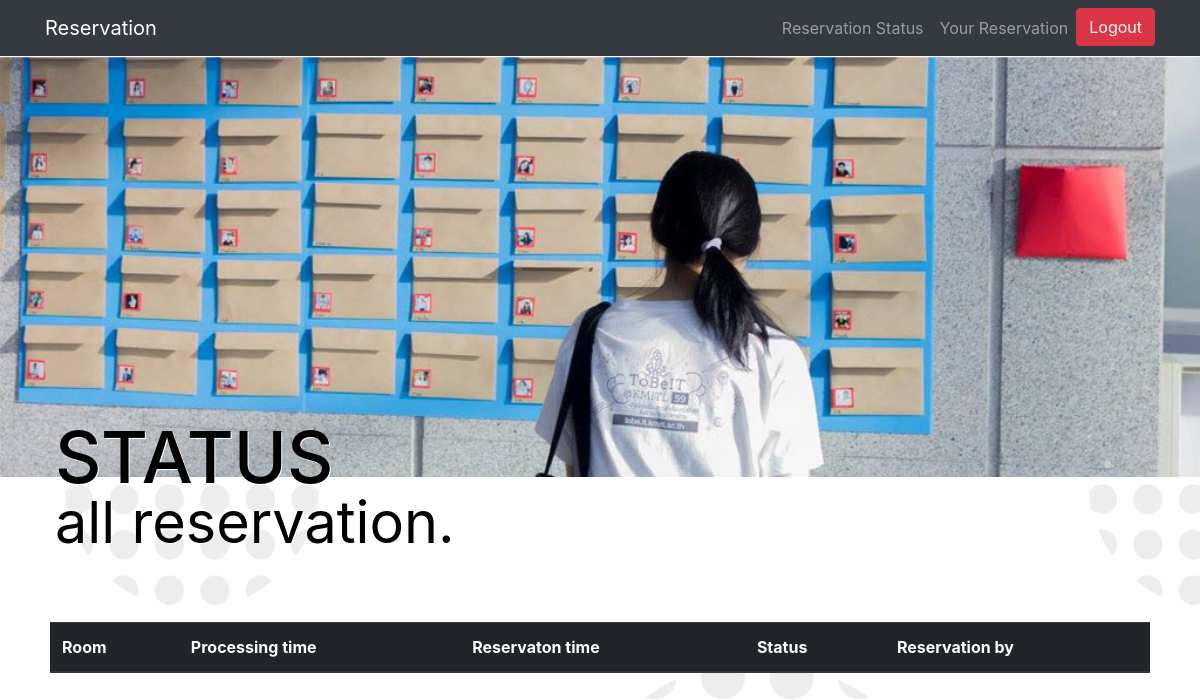
The app's page /reservation_table (signed in), older data.
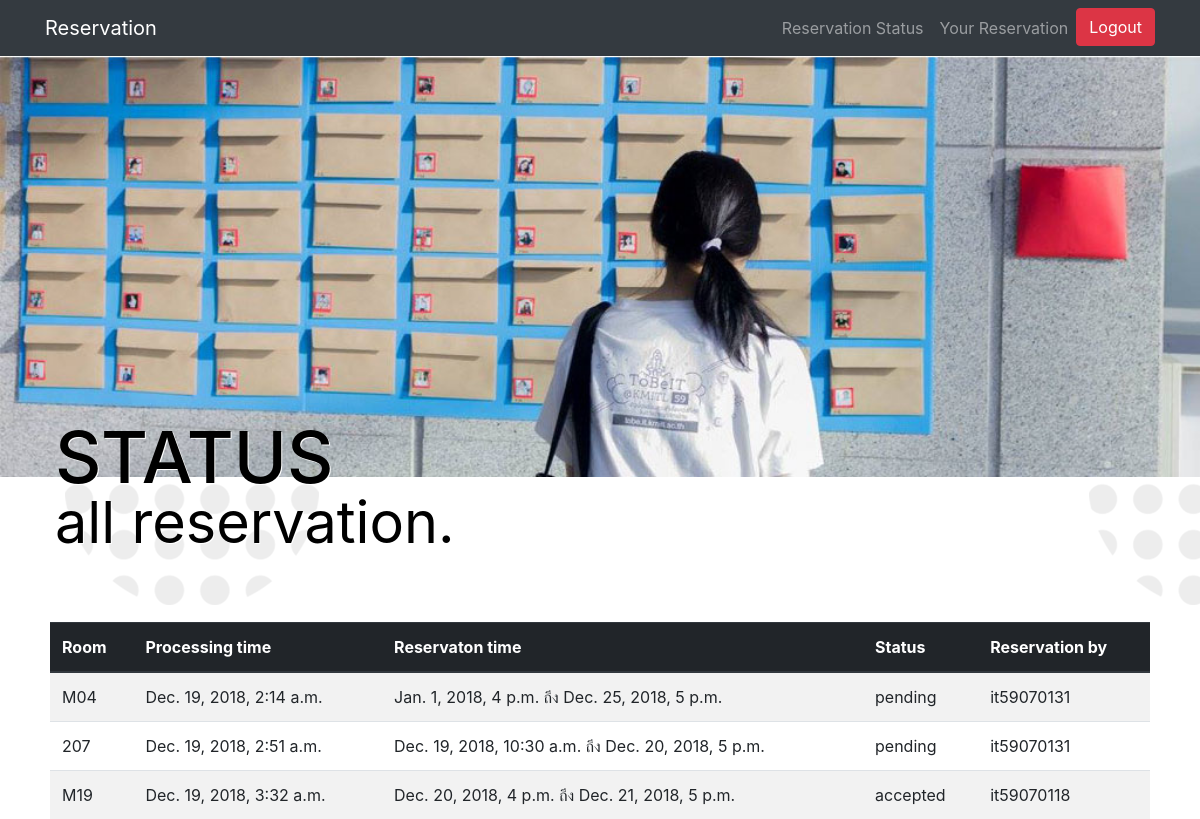
The same page, newer data.
### blog/models.py (models this page shows, shortened)
class reservation(models.Model):
    student = models.ForeignKey(Employee, related_name = "student" , on_delete=models.CASCADE ,blank = True,null=True)
    teacher = models.ForeignKey(Employee, related_name = "teacher" , on_delete=models.CASCADE ,blank = True,null=True)
    reason_of_teacher = models.CharField(max_length = 300, default = "")
    teacher_approve_date = models.DateTimeField(default="1111-01-01 01:11")
    staff = models.ForeignKey(Employee, related_name = "staff" , on_delete=models.CASCADE ,blank = True,null=True)
    reason_of_staff = models.CharField(max_length = 300, default = "")
    staff_approve_date = models.DateTimeField(default="1111-01-01 01:11")
    room = models.ForeignKey(room , related_name = "room" , on_delete=models.CASCADE)
    status_list = (("pending" , "pending"), ("accepted" , "accepted"),  ("denied" , "denied") )
    reason_of_reserve = models.CharField(max_length = 300 , default = "reason" , blank = True)
    status = models.CharField(max_length = 20 , default = 'pending', choices=status_list)
    teacher_result = models.CharField(max_length = 20 , default = 'pending', choices=status_list)
    staff_result = models.CharField(max_length = 20 , default = 'pending', choices=status_list)
    day_of_reserve = models.DateTimeField(default=timezone.now)
    duration_begin =  models.DateTimeField(default=timezone.now)
    duration_end =  models.DateTimeField(default=timezone.now)
    objects = BookManager()

class room(models.Model):
    roomname = models.CharField(max_length=100 , default = 'roomname')
    isavaliable = (('available','available') , ('unavailable','unavailable') , ('pending' , 'pending'), ('reserved', 'reserved'))
    status = models.CharField(max_length = 15 , default = 'available', choices=isavaliable)
    width = models.IntegerField(default = 0)
    height = models.IntegerField(default = 0)
    slug = models.SlugField(max_length=100 , default = 'roomname')
    svgpath = models.CharField(max_length = 3000 , default = "PATH")
    floor = models.IntegerField(default = 1)
    note = models.CharField(max_length = 10, default = "")

class Employee(models.Model):
    ROLE = (('student' , 'student') , ('staff' , 'staff') , ('teacher' , 'teacher') )
    user = models.OneToOneField(User, on_delete=models.CASCADE)
    firstname = models.CharField(max_length=100 , default='name')
    lastname = models.CharField(max_length=100 , default = 'lastname')
    role = models.CharField(max_length=100 , default = 'Student', choices=ROLE)
    def __str__(self):
        return self.user.username

### project/views.py (the view)
# urls.py: path('reservation_table', views.show_table , name="reservation_table")
def show_table(request):
    res_list = []
    res = reservation.objects.all()
    for i in res:
        if(i.status == "pending" or i.status == "accepted"):
            res_list.append(i)
    return render(request, 'blog/reservation_table.html', {'res_list' : res_list, "emp" : Employee.objects.get(user = User.objects.get(username = request.session['username'])) })

### templates/blog/reservation_table.html (shortened to what this page needs)
{% load static %}
{% block content %}
<!DOCTYPE html>
<html>
<head>
  <link rel="stylesheet" href="https://stackpath.bootstrapcdn.com/bootstrap/4.1.3/css/bootstrap.min.css">
  <link rel="stylesheet" href="https://cdnjs.cloudflare.com/ajax/libs/font-awesome/4.7.0/css/font-awesome.min.css">
  <link rel="stylesheet" type="text/css" href="{% static "css/status_style.css" %}">
</head>
<body style="background-image: url({% static "/img/circle_bg.png" %})">
  {% include "blog/nav_side.html" %}
  <div name="header">
    <img src="{% static "img/verify_bg.jpg" %}" class="image-subheader">
    <h1 class="text-subheader">STATUS<br><small>all reservation.</small></h1>
  </div>
<div style="background:#FFF; margin:20px 50px 50px 50px;">
  <table class="table table-striped table-hover ">
  <thead class="thead-dark">
    <tr>
      <th scope="col">Room</th>
      <th scope="col">Processing time</th>
      <th scope="col">Reservaton time</th>
      <th scope="col">Status</th>
      <th scope="col">Reservation by</th>
    </tr>
  </thead>
  <tbody>
    {% for reservation in res_list %}
  <tr>
    <td>{{ reservation.room.roomname }}</td>
    <td>{{ reservation.day_of_reserve }}</td>
    <td>{{ reservation.duration_begin}} ถึง {{ reservation.duration_end}} </td>
    <td>{{ reservation.status }}</td>
    <td>{{ reservation.student }}</td>
  </tr>
  {% endfor %}
  </tbody>
</table>
</div>
  </body>
  </html>
  {% endblock %}

### templates/blog/nav_side.html
    {% include "base.html" %}

### templates/base.html (shortened to what this page needs)
{% load static %}
<!DOCTYPE html>
<html>
<head>
  <link href="{% static "vendor/bootstrap/css/bootstrap.min.css" %}" rel="stylesheet">
  <link href="{% static "css/1-col-portfolio.css" %}" rel="stylesheet">
</head>
<body>
  <nav class="navbar navbar-expand-lg navbar-dark bg-dark fixed-top">
    <div class="container">
      <a class="navbar-brand" href="{% url 'reservation_map_1' %}">Reservation</a>
      <div class="collapse navbar-collapse" id="navbarResponsive">
        <ul class="navbar-nav ml-auto">
          <li class="nav-item">
            <a class="nav-link" href="{% url 'reservation_table' %}">Reservation Status</a>
          </li>
          {% if emp.role == "teacher" %}
          <li class="nav-item">
            <a class="nav-link" href="{% url 'reservation_manage' %}" style="padding-right: 35px;">Manage Reservation
            </a>
          </li>
         {% else%}
         <li class="nav-item">
          <a class="nav-link" href="{% url 'reservation_status' %}">Your Reservation</a>
        </li>
        {% endif %}
        {% if user.is_authenticated %}
        <li class="nav-item">
          <a class="btn btn-danger" href="{% url 'logout' %}">Logout</a>
        </li>
        {% else %}
        <li class="nav-item">
          <a class="btn btn-success" href="{% url 'login' %}">Login</a>
        </li>
        {% endif %}
      </ul>
    </div>
  </div>
</nav>
</body>
</html>

### static/css/status_style.css (style rules this page uses)
body, html { margin: 0; width: 100%; height: 100%; font-family: 'Kanit', sans-serif; scroll-behavior: smooth; transition: all 0.3s ease-in; }
a { color: #FFF; }
a:link { text-decoration: none; color: #FFF; }
.image-subheader { width: 100vw; }
h1.text-subheader { font-size: 6vw; width: 50%; position: relative; top: -50px; left: 55px; margin: 0; line-height: 5vw; text-shadow: 1px 1px #FFF; color: #000; animation: textUpSub 1s ease-out; }

### static/css/1-col-portfolio.css (style rules this page uses)
body { padding-top: 54px; }
@media (min-width: 992px) { body { padding-top: 56px; } }

Row changes from the older to the newer data that the page shows:
added reservation: room.roomname "M04", day_of_reserve "Dec. 19, 2018, 2:14 a.m.", duration_begin "Jan. 1, 2018, 4 p.m.", duration_end "Dec. 25, 2018, 5 p.m.", status "pending", student "it59070131"
added reservation: room.roomname "207", day_of_reserve "Dec. 19, 2018, 2:51 a.m.", duration_begin "Dec. 19, 2018, 10:30 a.m.", duration_end "Dec. 20, 2018, 5 p.m.", status "pending", student "it59070131"
added reservation: room.roomname "M19", day_of_reserve "Dec. 19, 2018, 3:32 a.m.", duration_begin "Dec. 20, 2018, 4 p.m.", duration_end "Dec. 21, 2018, 5 p.m.", status "accepted", student "it59070118"
